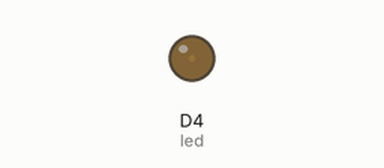
Simulated run of this sketch. Board: ESP8266 (NodeMCU). Shown: output pins drawn as LEDs (lit = HIGH).

Above: at 0.05 s.
At 0.95 s:
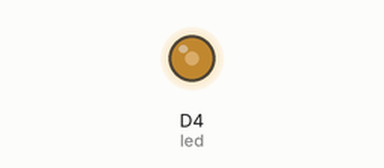
At 1.85 s:
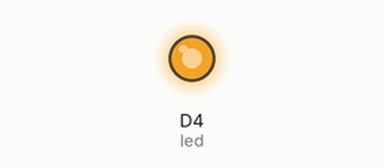
At 3.7 s:
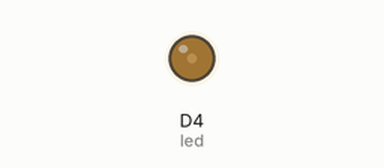
Timing chart, 0 to 5.3 s (numbered marks = the images above):
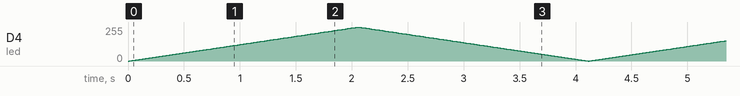

The sketch:

Fade.ino
```cpp
int led = D4;
int brightness = 0;
int fadeAmount = 5;

void setup() {
  pinMode(led, OUTPUT);
}

void loop() {
  analogWrite(led, brightness);
  brightness = brightness + fadeAmount;
  if (brightness <= 0 or brightness >= 1023) {
    fadeAmount = -fadeAmount;
  }
  delay(10);
}
```
